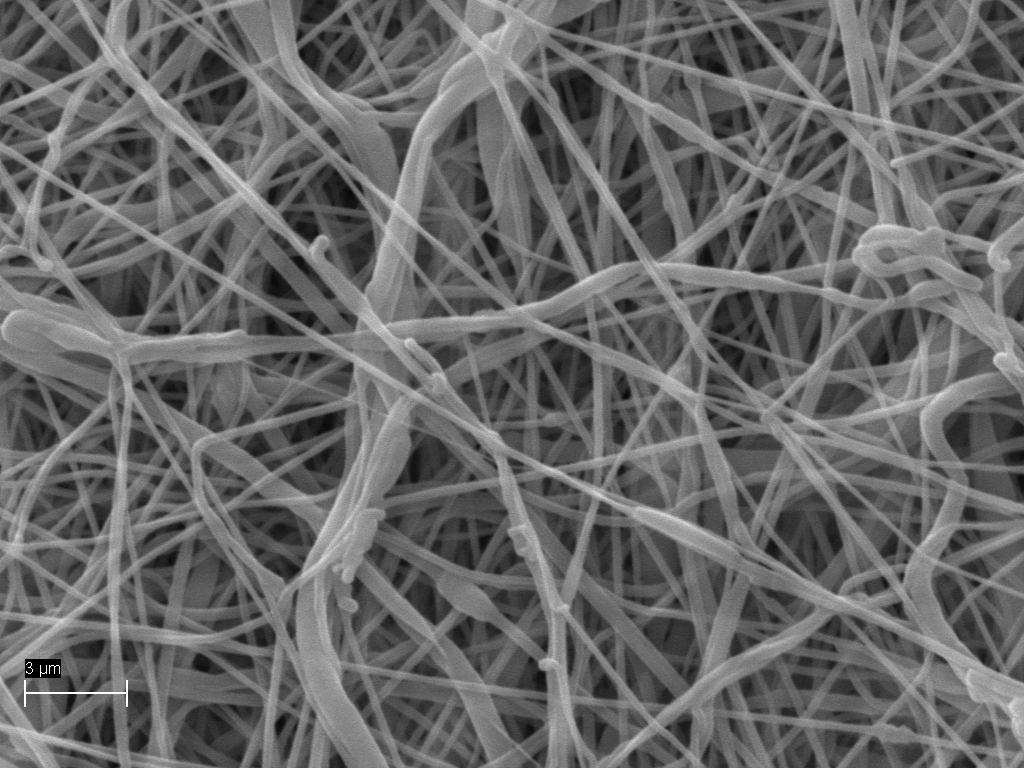
#> input picture Data/SEM_images/10k_example.tif, 1024 x 768 px, found by its file name; its folder holds only this picture in this run
$ python scale_obtain.py
#> lines starting #> are read from the running program, lines starting #| are printed output that depends on the picture; after the words box and inside, x2 and y2 are one past the last pixel; in counts of white or black regions, pixels touching at a corner belong together
# CODE for obtaining the scale from the SEM image #
#!/usr/bin/python3
# libraries
import numpy as np
import cv2
import os
import difflib
import matplotlib.pyplot as plt
import pytesseract
import re

# pot_val, pot_unit, scale length in px
value_unit_scale = []
# list of units
pot_units = ["nm", "um"]
# pot scale values - should be updated if some new scales used!
pot_values = ["1", "2", "3", "4", "10", "20", "30", "100", "200", "400"]

# INSERT YOUR tesseract.exe PATH here in case having an error
# make sure tesseract OCR is installed too
# uncomment for lab pc
#pytesseract.pytesseract.tesseract_cmd = r'C:\Program Files\Tesseract-OCR\tesseract.exe'


def scale_obtain(file):

    """
    Function for obtaining the scale from the original SEM input image
    """

    img = cv2.imread(file, 0)
#> img is the input picture: shape (768, 1024); min 0, max 255, mean 103.4

    counter, value_unit_scale, four_contours = [], [], []

    ###########################################################################
    # number and unit obtaining

    thresh = cv2.threshold(img, 0, 255, cv2.THRESH_BINARY_INV)[1]
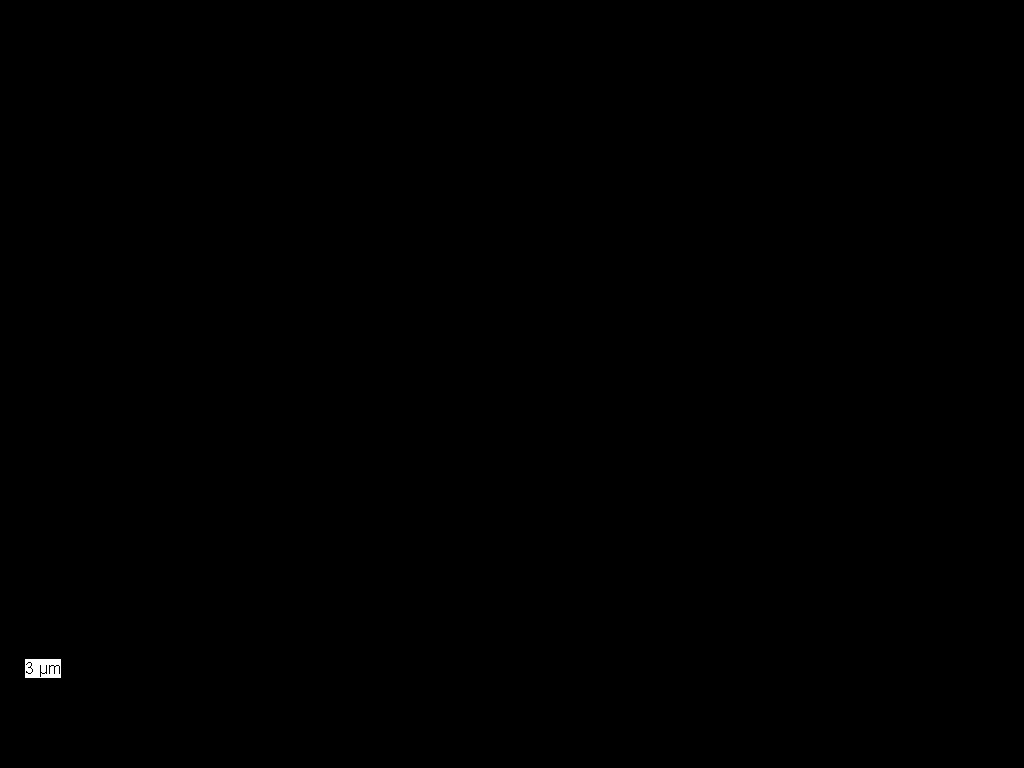
#> thresh: shape (768, 1024); 0.08% white; 1 white region

    result = img.copy()
    contours = cv2.findContours(thresh, cv2.RETR_EXTERNAL, cv2.CHAIN_APPROX_SIMPLE)
#> contours = 1 contour; box (x1, y1, x2, y2) and area: (25, 659, 61, 678) 630

    #cv2.imshow("thresh", np.uint8(thresh))

    contours = contours[0] if len(contours) == 2 else contours[1]
#> contours = [[[25, 659], [25, 677], [60, 677], [60, 659]]]
    #print(contours)


    for contour in contours:
        if len(contour) == 4:
            four_contours.append(contour)
#> this loop made 1 pass
#> contour on pass 1: [[25, 659], [25, 677], [60, 677], [60, 659]]
#> after the loop, four_contours = [[[25, 659], [25, 677], [60, 677], [60, 659]]]

    #print(four_contours)
    try:
        big_contour = max(four_contours, key=cv2.contourArea)
#> big_contour = [[25, 659], [25, 677], [60, 677], [60, 659]]
    except:
        big_contour = max(contours, key=cv2.contourArea)

    #print(big_contour)

    # big_contour struc: [a][0][b], where a is the corner idx (runs from upper left + ↓ and upper right + ↓), b is either y [0] or x [1] coord
    # initial flattened big contour list y1 x1 y2 x2 etc.

    y_coords = big_contour.flatten()[::2]
#> y_coords = [25, 25, 60, 60]
    x_coords = big_contour.flatten()[1::2]
#> x_coords = [659, 677, 677, 659]

    # for drawing purposes
    if len(big_contour) > 4:
        big_contour = np.array([ [[min(y_coords), max(x_coords)]], [[min(y_coords), min(x_coords)]], [[max(y_coords), min(x_coords)]], [[max(y_coords), max(x_coords)]] ])

    cv2.drawContours(result, [big_contour], 0, (255,255,255), 5)
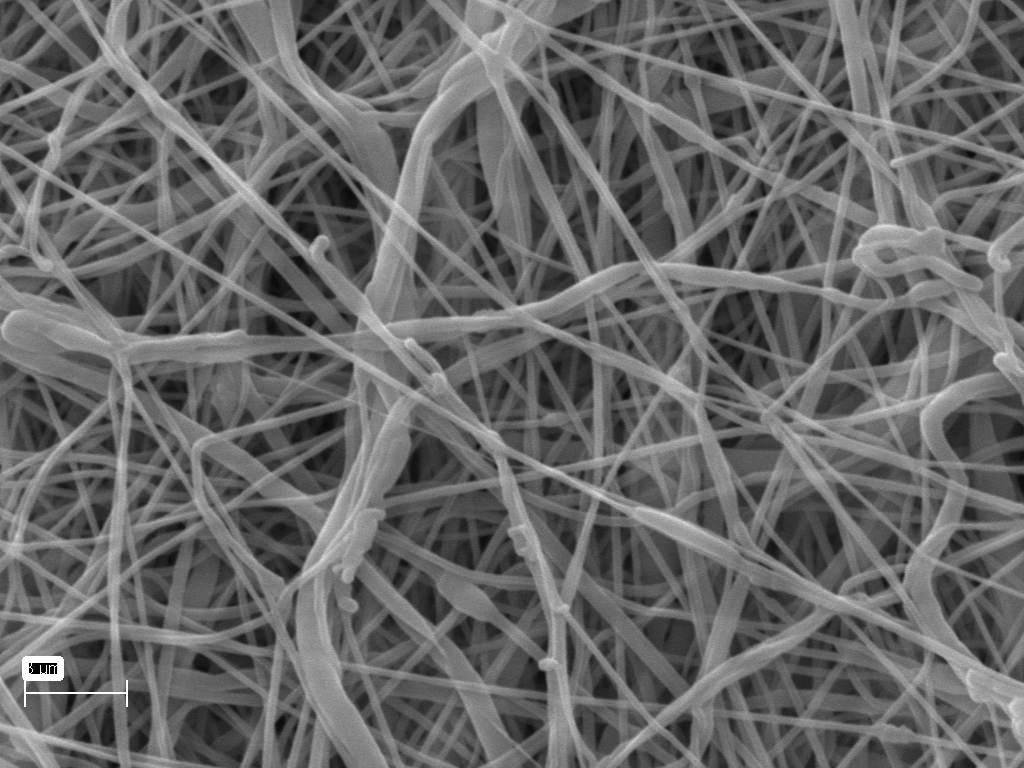
#> result: shape (768, 1024); 0.09% of pixels changed, all inside (x1, y1, x2, y2) = (22, 656, 64, 681)

    #cv2.imshow("contours", np.uint8(result))


    # # 1px height cross-section
    cross = img[int( (min(x_coords)+ max(x_coords)) //2 ): int( (min(x_coords)+ max(x_coords)) //2 )+1, min(y_coords):max(y_coords)+5]

    ar_z = np.insert(np.nonzero(cross), 0, 0)
#> ar_z = 21 values from 0 to 39
    # diff between non-zero values - fetching the zero amount of zeros and fetching the
    # start idx of the longest sub-arr of consecutive zeros
    min_val = ar_z[np.argmax(np.ediff1d(ar_z))]
#> min_val = 6
    # end idx of the zero arr
    max_val = ar_z[np.argmax(np.ediff1d(ar_z)) +1]
#> max_val = 15

    cutting_idx = int(np.mean((min_val, max_val)))
#> cutting_idx = 10


    # extracting unit
    unit = img[min(x_coords):max(x_coords), min(y_coords) + cutting_idx:max(y_coords)]
    unit = np.pad(unit, pad_width = [(1, 1),(1, 1)], mode = "constant")
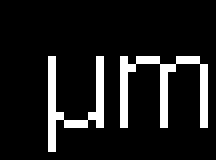
#> unit: shape (20, 27) (shown 8 times larger); 10.9% white in thin lines or dots, all inside (x1, y1, x2, y2) = (6, 7, 26, 19)
    #cv2.imshow("unit", np.uint8(unit))

    # extracting number
    number = img[min(x_coords):max(x_coords), min(y_coords): min(y_coords) + cutting_idx]
    number = np.pad(number, pad_width = [(1, 1),(1, 1)], mode = "constant")

    #cv2.imshow("number", np.uint8(number))

    # segmentation technique - one line with many possible char-s
    # https://github.com/madmaze/pytesseract
    # https://muthu.co/all-tesseract-ocr-options/
    # takes an image as one single character
    custom_config= r'--psm 10'

    try:
        for val in range(10,30, 1):
            detected_nr = str(pytesseract.image_to_string(cv2.resize(number, (val, val)), config =custom_config, timeout = 5)).split("y\n\x0c")[0].strip() # Timeout after 2 seconds
            # give nr options
            #print("numero", detected_nr)
            if detected_nr in pot_values:
                value_unit_scale.append(int(detected_nr))
                # extra list in case more than one value is detected
                counter.append(1)

            detected_unit = str(pytesseract.image_to_string(cv2.resize(unit, (val, val)), config =custom_config, timeout = 5)).split("y\n\x0c")[0].strip() # Timeout after 2 seconds
            #print(detected_unit)
            if detected_unit in pot_units:
                value_unit_scale.append(detected_unit)
                counter.append(2)

            #print(counter)
            #print(value_unit_scale)
            if len(np.unique(counter)) == 2:
                state_counts = np.unique(value_unit_scale, return_counts=True)[1]
                # checking for unique values and occurring once
                if np.in1d(state_counts, 1).all():
                    value_unit_scale = list(np.unique(value_unit_scale))
                else:
                    max_num = np.unique(value_unit_scale)[np.argmax(state_counts)]
                    #val = np.unique(value_unit_scale)[max_idx]
                    #fin_unit = value_unit_scale[-1]
                    # adding only the value
                    if isinstance(max_num, int):
                        value_unit_scale = [max_num, detected_unit]
                    else:
                        value_unit_scale = list(np.unique(value_unit_scale))

                break
#> after the loop, counter = []


    except RuntimeError as timeout_error:
    # Tesseract processing is terminated
        pass
    ################################################################

    # contouring the scale
    th2 = cv2.threshold(img[max(x_coords):, min(y_coords)-5: max(y_coords) + 200], 254, 255, cv2.THRESH_BINARY)[1]

    ## line length in pixels
    try:
        scale_length = np.max(np.nonzero(th2)[1]) - np.min(np.nonzero(th2)[1])
        value_unit_scale.append(scale_length)

        return value_unit_scale
    # in case no unit or number is found
    except:
        return None


#ORIG_PATH = "/run/user/1000/gvfs/smb-share:server=gaia.domenis.ut.ee,share=mvfa/Automaatika/SEM_processed/"
ORIG_PATH = "/home/marilin/Documents/ESP/master_thesis/Data/SEM_images/"
FILES = os.listdir(ORIG_PATH)
#FILES = ["7gel02kit 10kx 2.tif"]

for file in FILES:
    print(file)
    print(scale_obtain(ORIG_PATH+file))
#> (the call stopped at in scale_obtain, `detected_nr = str(pytesseract.image_to_string(cv2.resize(number, (val,..`: pytesseract is not available in this run)


# # scale_obtain("/run/user/1000/gvfs/smb-share:server=gaia.domenis.ut.ee,share=mvfa/Automaatika/SEM_input/3gel 02kit hfip 10k 1.tif")
# cv2.waitKey(0)
# cv2.destroyAllWindows()

$ run again, on Data/SEM_images/5k_example.tif
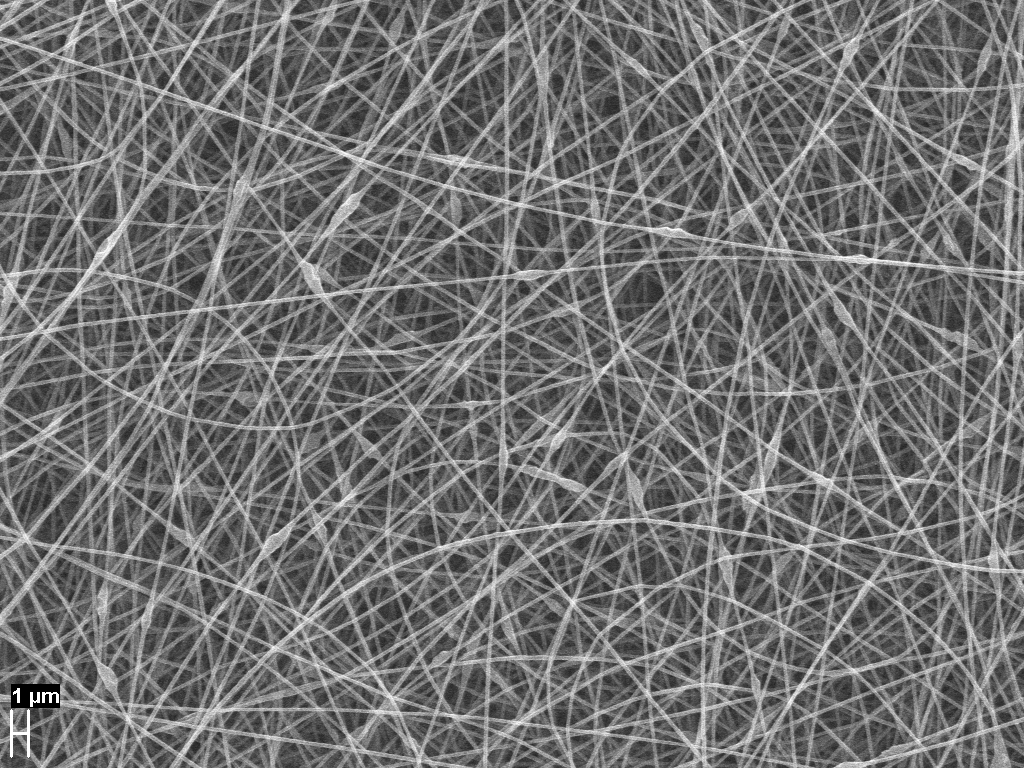
#> input picture Data/SEM_images/5k_example.tif, 1024 x 768 px, found by its file name
#> in scale_obtain, img is the input picture: shape (768, 1024); min 0, max 255, mean 114.4
#> thresh: shape (768, 1024); 0.12% white; 1 white region
#> in scale_obtain, `contours = cv2.findContours(thresh, cv2.RETR_EXTERNAL, cv2.CHAIN_APPRO..`: contours = 1 contour; box (x1, y1, x2, y2) and area: (11, 684, 60, 708) 1104
#> in scale_obtain, `contours = contours[0] if len(contours) == 2 else contours[1]`: contours = [[[11, 684], [11, 707], [59, 707], [59, 684]]]
#> the loop in scale_obtain, `for contour in contours:` made 1 pass
#> contour on pass 1: [[11, 684], [11, 707], [59, 707], [59, 684]]
#> big_contour = [[11, 684], [11, 707], [59, 707], [59, 684]]
#> y_coords = [11, 11, 59, 59]
#> x_coords = [684, 707, 707, 684]
#> in scale_obtain, `cv2.drawContours(result, [big_contour], 0, (255,255,255), 5)`:
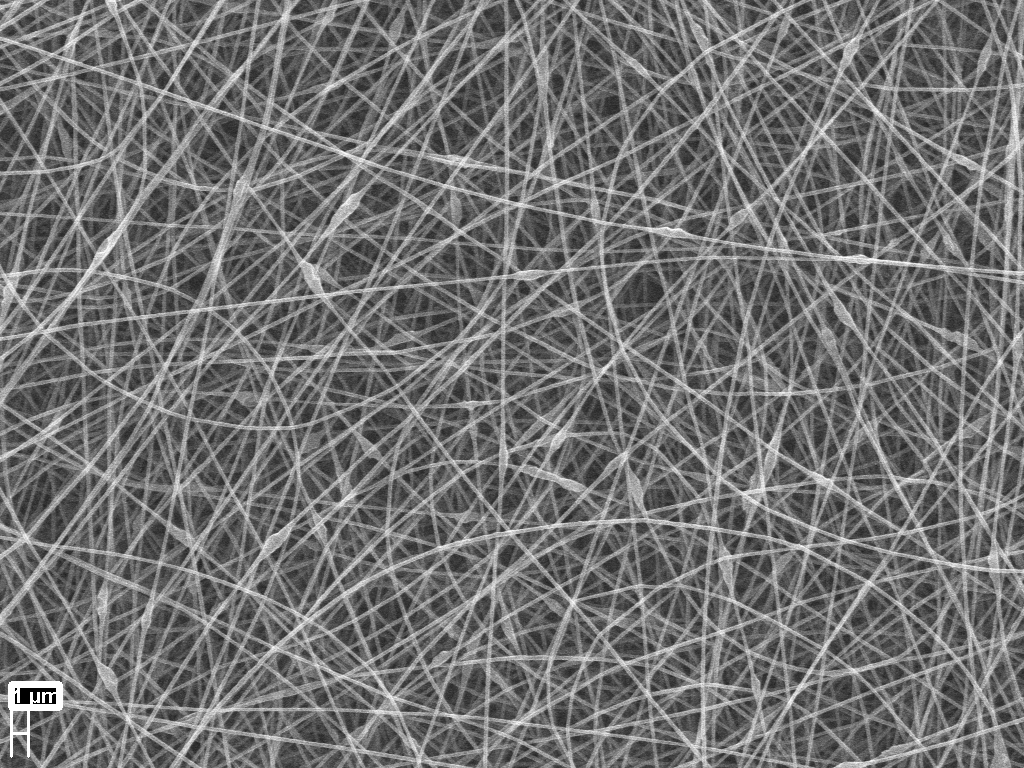
#> result: shape (768, 1024); 0.12% of pixels changed, all inside (x1, y1, x2, y2) = (8, 681, 63, 711)
#> ar_z = 45 values from 0 to 52
#> min_val = 8
#> max_val = 19
#> cutting_idx = 13
#> in scale_obtain, `unit = np.pad(unit, pad_width = [(1, 1),(1, 1)], mode = "constant")`:
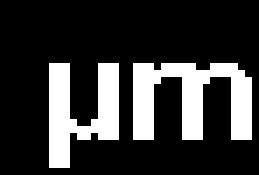
#> unit: shape (25, 37) (shown 7 times larger); 21.3% white; 2 white regions, box (x1, y1, x2, y2) and area: (19, 9, 36, 20) 111, (7, 9, 17, 24) 86
#> after the loop in scale_obtain, `for val in range(10,30, 1):`: counter = []

$ run again, on Data/SEM_images/15k_example.tif
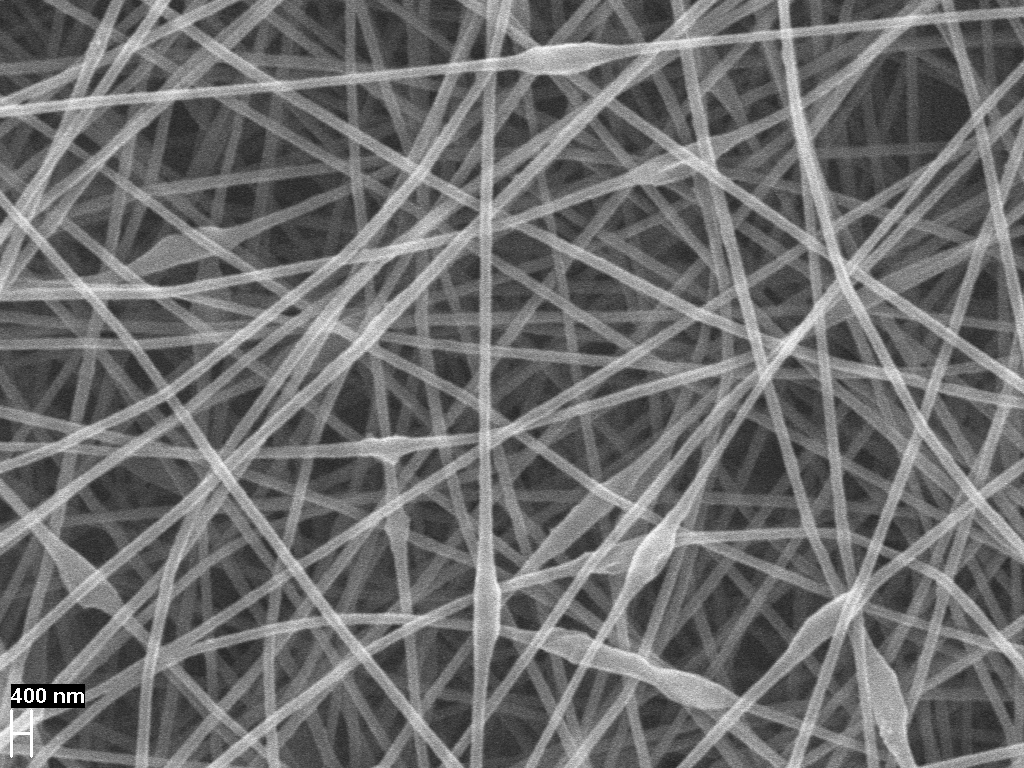
#> input picture Data/SEM_images/15k_example.tif, 1024 x 768 px, found by its file name
#> in scale_obtain, img is the input picture: shape (768, 1024); min 0, max 255, mean 110.6
#> thresh: shape (768, 1024); 0.17% white; 4 white regions (1 under 20 px)
#> contours = 2 contours, 1 with area under 20; largest, box (x1, y1, x2, y2) and area: (11, 684, 85, 708) 1572
#> the loop in scale_obtain, `for contour in contours:` made 2 passes
#> after the loop in scale_obtain, `for contour in contours:`: four_contours = []
#> in scale_obtain, `big_contour = max(contours, key=cv2.contourArea)`: big_contour = contour of 26 points, box (x1, y1, x2, y2) (11, 684, 85, 708), area 1572
#> y_coords = 26 values, max 84 at index 24, min 11 at index 0, mean 21.69
#> x_coords = 26 values, max 707 at index 23, min 684 at index 0, mean 695.8
#> in scale_obtain, `big_contour = np.array([ [[min(y_coords), max(x_coords)]], [[min(y_coo..`: big_contour = [[11, 707], [11, 684], [84, 684], [84, 707]]
#> in scale_obtain, `cv2.drawContours(result, [big_contour], 0, (255,255,255), 5)`:
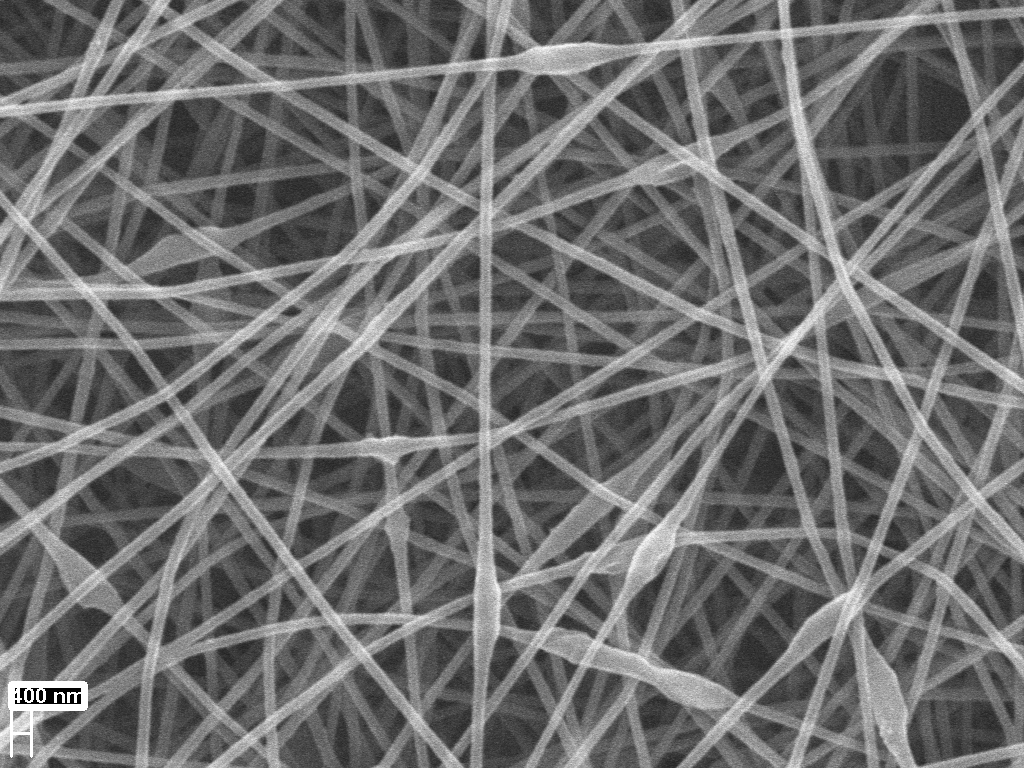
#> result: shape (768, 1024); 0.16% of pixels changed, all inside (x1, y1, x2, y2) = (8, 681, 88, 711)
#> ar_z = 73 values from 0 to 77
#> min_val = 34
#> max_val = 43
#> cutting_idx = 38
#> in scale_obtain, `number = np.pad(number, pad_width = [(1, 1),(1, 1)], mode = "constant")`:
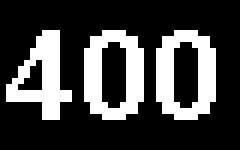
#> number: shape (25, 40) (shown 6 times larger); 25.7% white; 3 white regions, box (x1, y1, x2, y2) and area: (14, 5, 24, 20) 90, (26, 5, 36, 20) 90, (1, 5, 12, 20) 77
#> after the loop in scale_obtain, `for val in range(10,30, 1):`: counter = []
